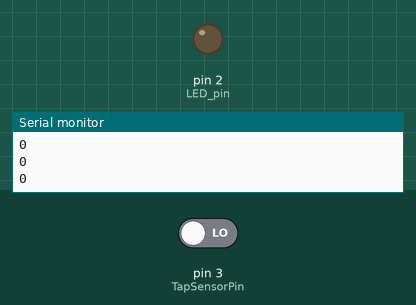
This sketch was run on a simulated Arduino Uno, built with avr-gcc and run on an emulated ATmega328P. On the bench: output pins drawn as LEDs (lit = HIGH), the last lines printed to the serial monitor. The test bench sets the inputs (shaded band); at power-on: pin 3 (TapSensorPin) LOW.

Above: at 1.2 s.
1.3 s: pin 3 (TapSensorPin) driven HIGH
At 2.6 s:
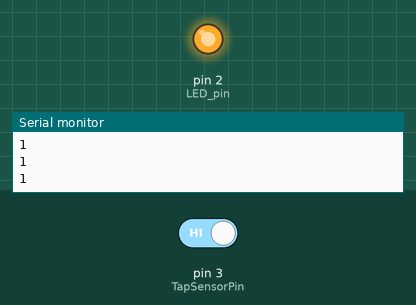
Timing chart, 0 to 4.3 s (numbered marks = the images above; inputs shaded):
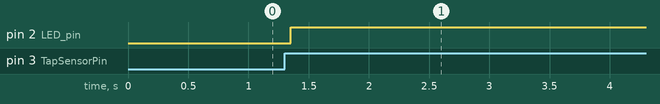

Measured:
- after the input at 1.3 s, pin 2 (LED_pin): LOW → HIGH after 0.05 s

The sketch:

9_project_led_toggle_due_tap_uno.ino
```cpp
int TapSensorPin = 3;
int LED_pin = 2;

bool LED_State = 0;
bool Previous_TapSensor_State = 0;


void Analyzing_The_Tap_Sensor_Response() {

  bool Triggering = digitalRead(TapSensorPin);

  if (Triggering != Previous_TapSensor_State && Triggering == 1) {

    LED_State = !LED_State;
    digitalWrite(LED_pin, LED_State);
  }

  Previous_TapSensor_State = Triggering;
  Serial.println(Triggering);
}


void setup() {

  pinMode(TapSensorPin, INPUT);
  pinMode(LED_pin, OUTPUT);
  Serial.begin(9600);
}

void loop() {

  Analyzing_The_Tap_Sensor_Response();
  delay(150);
}
```
